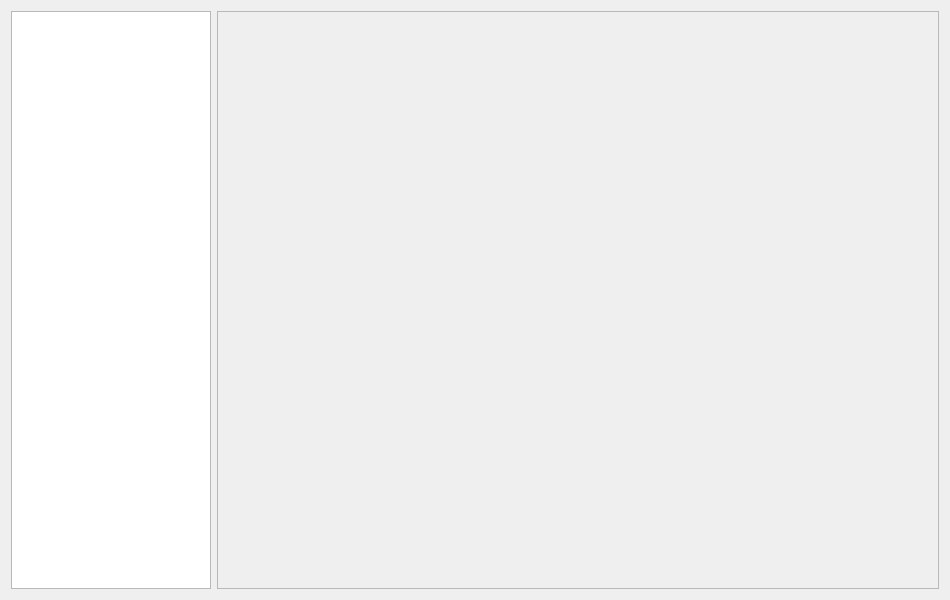
<?xml version="1.0" encoding="UTF-8"?>
<ui version="4.0">
 <class>optionsWindow</class>
 <widget class="QDialog" name="optionsWindow">
  <property name="geometry">
   <rect>
    <x>0</x>
    <y>0</y>
    <width>950</width>
    <height>600</height>
   </rect>
  </property>
  <property name="windowTitle">
   <string>Options</string>
  </property>
  <layout class="QHBoxLayout" name="horizontalLayout">
   <item>
    <widget class="QListWidget" name="list">
     <property name="minimumSize">
      <size>
       <width>200</width>
       <height>0</height>
      </size>
     </property>
     <property name="maximumSize">
      <size>
       <width>200</width>
       <height>16777215</height>
      </size>
     </property>
    </widget>
   </item>
   <item>
    <widget class="QFrame" name="currentOptions">
     <property name="frameShape">
      <enum>QFrame::StyledPanel</enum>
     </property>
     <property name="frameShadow">
      <enum>QFrame::Raised</enum>
     </property>
     <layout class="QGridLayout" name="currentOptionsLayout"/>
    </widget>
   </item>
  </layout>
 </widget>
 <resources/>
 <connections/>
</ui>
